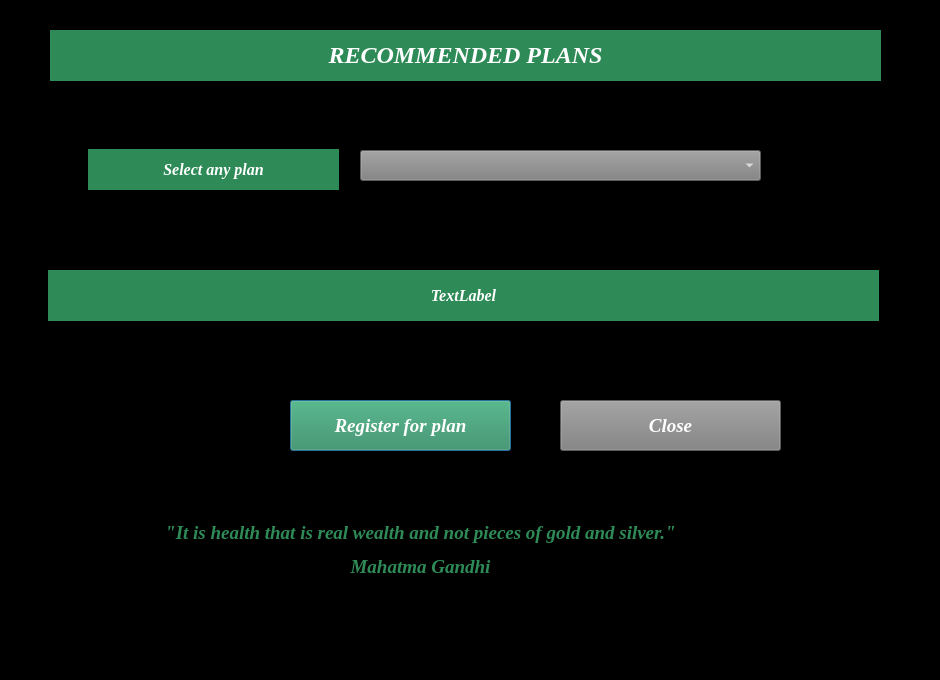
<?xml version="1.0" encoding="UTF-8"?>
<ui version="4.0">
 <class>recommendedplansdialog</class>
 <widget class="QDialog" name="recommendedplansdialog">
  <property name="geometry">
   <rect>
    <x>0</x>
    <y>0</y>
    <width>940</width>
    <height>680</height>
   </rect>
  </property>
  <property name="windowTitle">
   <string>Dialog</string>
  </property>
  <property name="styleSheet">
   <string notr="true">background-color: black;
</string>
  </property>
  <widget class="QPushButton" name="btnRegisterPlan">
   <property name="geometry">
    <rect>
     <x>290</x>
     <y>400</y>
     <width>221</width>
     <height>51</height>
    </rect>
   </property>
   <property name="font">
    <font>
     <family>Times New Roman</family>
     <pointsize>14</pointsize>
     <italic>true</italic>
     <bold>true</bold>
    </font>
   </property>
   <property name="styleSheet">
    <string notr="true">color: white;
background-color: seagreen;
</string>
   </property>
   <property name="text">
    <string>Register for plan</string>
   </property>
  </widget>
  <widget class="QComboBox" name="comboBoxPlan">
   <property name="geometry">
    <rect>
     <x>360</x>
     <y>150</y>
     <width>401</width>
     <height>31</height>
    </rect>
   </property>
   <property name="styleSheet">
    <string notr="true">color: white;
background-color:grey;
</string>
   </property>
  </widget>
  <widget class="QPushButton" name="btnClose">
   <property name="geometry">
    <rect>
     <x>560</x>
     <y>400</y>
     <width>221</width>
     <height>51</height>
    </rect>
   </property>
   <property name="font">
    <font>
     <family>Times New Roman</family>
     <pointsize>14</pointsize>
     <italic>true</italic>
     <bold>true</bold>
    </font>
   </property>
   <property name="styleSheet">
    <string notr="true">color: white;
background-color: grey;
</string>
   </property>
   <property name="text">
    <string>Close</string>
   </property>
  </widget>
  <widget class="QLabel" name="labelText">
   <property name="geometry">
    <rect>
     <x>50</x>
     <y>30</y>
     <width>831</width>
     <height>51</height>
    </rect>
   </property>
   <property name="font">
    <font>
     <family>Times New Roman</family>
     <pointsize>18</pointsize>
     <italic>true</italic>
     <bold>true</bold>
    </font>
   </property>
   <property name="styleSheet">
    <string notr="true">color: white;
background-color: seagreen;
</string>
   </property>
   <property name="text">
    <string>&lt;html&gt;&lt;head/&gt;&lt;body&gt;&lt;p align=&quot;center&quot;&gt;RECOMMENDED PLANS&lt;/p&gt;&lt;/body&gt;&lt;/html&gt;</string>
   </property>
  </widget>
  <widget class="QLabel" name="labelSelectPlans">
   <property name="geometry">
    <rect>
     <x>88</x>
     <y>149</y>
     <width>251</width>
     <height>41</height>
    </rect>
   </property>
   <property name="font">
    <font>
     <family>Times New Roman</family>
     <pointsize>11</pointsize>
     <italic>true</italic>
     <bold>true</bold>
    </font>
   </property>
   <property name="styleSheet">
    <string notr="true">color: white;
background-color: seagreen;
</string>
   </property>
   <property name="text">
    <string>&lt;html&gt;&lt;head/&gt;&lt;body&gt;&lt;p align=&quot;center&quot;&gt;&lt;span style=&quot; font-size:12pt;&quot;&gt;Select any plan&lt;/span&gt;&lt;/p&gt;&lt;/body&gt;&lt;/html&gt;</string>
   </property>
  </widget>
  <widget class="QLabel" name="labelPlanDetails">
   <property name="geometry">
    <rect>
     <x>48</x>
     <y>270</y>
     <width>831</width>
     <height>51</height>
    </rect>
   </property>
   <property name="font">
    <font>
     <family>Times New Roman</family>
     <pointsize>12</pointsize>
     <italic>true</italic>
     <bold>true</bold>
    </font>
   </property>
   <property name="styleSheet">
    <string notr="true">color: white;
background-color: seagreen;
</string>
   </property>
   <property name="text">
    <string>&lt;html&gt;&lt;head/&gt;&lt;body&gt;&lt;p align=&quot;center&quot;&gt;TextLabel&lt;/p&gt;&lt;/body&gt;&lt;/html&gt;</string>
   </property>
  </widget>
  <widget class="QLabel" name="label">
   <property name="geometry">
    <rect>
     <x>60</x>
     <y>500</y>
     <width>721</width>
     <height>101</height>
    </rect>
   </property>
   <property name="font">
    <font>
     <family>Times New Roman</family>
     <pointsize>12</pointsize>
     <italic>true</italic>
     <bold>true</bold>
    </font>
   </property>
   <property name="styleSheet">
    <string notr="true">color: seagreen;
background-color: black;
</string>
   </property>
   <property name="text">
    <string>&lt;html&gt;&lt;head/&gt;&lt;body&gt;&lt;p align=&quot;center&quot;&gt;&lt;span style=&quot; font-size:14pt;&quot;&gt;&amp;quot;It is health that is real wealth and not pieces of gold and silver.&amp;quot;&lt;/span&gt;&lt;/p&gt;&lt;p align=&quot;center&quot;&gt;&lt;span style=&quot; font-size:14pt;&quot;&gt;	Mahatma Gandhi&lt;/span&gt;&lt;/p&gt;&lt;/body&gt;&lt;/html&gt;</string>
   </property>
  </widget>
 </widget>
 <resources/>
 <connections/>
</ui>
